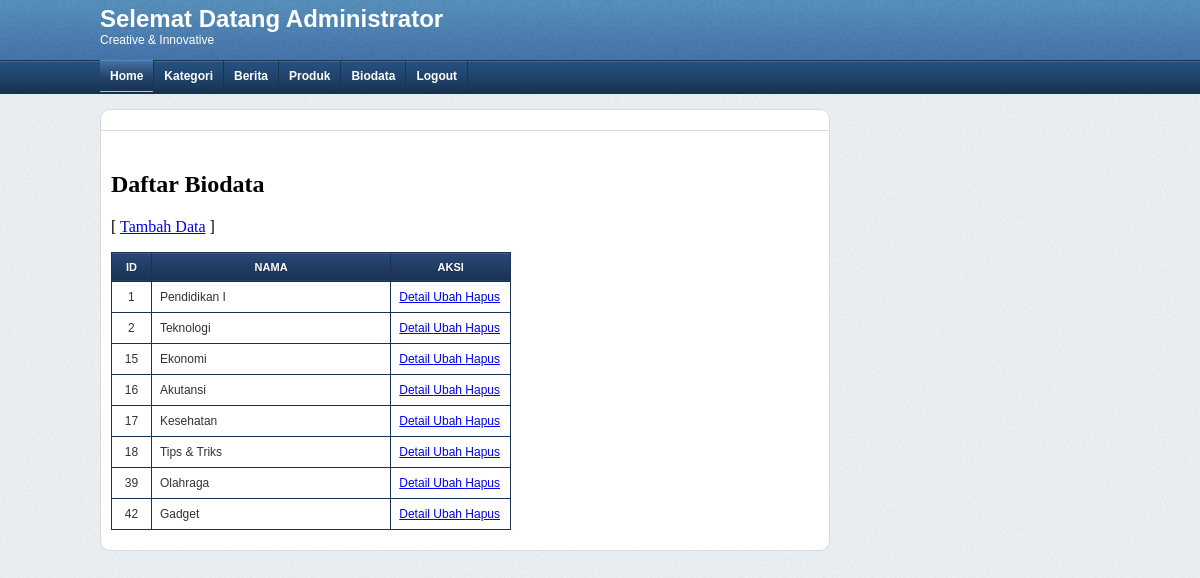
The app's page /admin_theme/index.php?page=tampil_kategori (signed in) with its own data.
### tables this page shows
CREATE TABLE IF NOT EXISTS `kategori_berita` (
`id_kategori` int(5) NOT NULL,
  `nama_kategori` varchar(50) DEFAULT NULL
);

### admin_theme/tampil_kategori.php (the view, shortened to what this page needs)
<h2>Daftar Biodata</h2>
<p>[ <a href="index.php?page=tambah_kategori">Tambah Data</a> ] </p>
<table width="400px" border="1">
   <tr style="background:#ccc">
      <th width="10%">ID</th>
      <th width="60%">Nama</th>
      <th width="10">Aksi</th>
   </tr>
   <?php
   $sql   = "SELECT * FROM kategori_berita";
   $hasil = mysql_query($sql) or exit("Error query: <b>".$sql."</b>.");
   while($data = mysql_fetch_assoc($hasil)){
   ?>
      <tr>
         <td align="center"><?php echo $data['id_kategori']; ?></td>
         <td><?php echo $data['nama_kategori']; ?></td>
         <td>
            <a href="index.php?page=detail_kategori&id=<?php echo $data['id_kategori']; ?>">
               Detail
            </a>
            <a href="index.php?page=edit_kategori&id=<?php echo $data['id_kategori']; ?>">
               Ubah
            </a>
            <a href="index.php?page=hapus_kategori&id=<?php echo $data['id_kategori']; ?>"
               onClick="return cekHapus();">
               Hapus
            </a>
         </td>
      </tr>
   <?php
   }
   ?>
</table>

### admin_theme/index.php (shortened to what this page needs)
<html>
<head>
<link href="asset/css/style.css" rel="stylesheet" type="text/css">
</head>
<body>
<div id="satu">
    <div id="satu_con">
        <div id="satu_a">
            <span class="satu_aa">Selemat Datang Administrator</span>
            <span class="satu_ab">Creative & Innovative</span>
        </div>
        <div id="satu_b">
            <ul>
                <li><a href="index.php?page=home" class="pilih">Home</a></li>
                <li><a href="index.php?page=tampil_kategori">Kategori</a>
                <li><a href="index.php?page=tampil_berita">Berita</a>
                <li><a href="index.php?page=tampil_produk">Produk</a>
                <li><a href="index.php?page=tampil_biodata">Biodata</a>
                <li><a href="index.php?page=logout">Logout</a>
                </li>
            </ul>
        </div>
    </div>
</div>
<div id="dua">
    <div id="dua_con">
        <div id="dua_a">
            <div id="dua_aa">
            </div>
            <div id="dua_ab">
                <?php
                if (isset($_GET['page']))
                {
                    if ($_GET['page'] == "")
                        {
                            include ("home.php");
                        }
                    else
                        {
                            include ($_GET['page'].".php");
                        }
                }
                else
                {
                    include ("home.php");
                }
                ?>
            </div>
        </div>
    </div>
</div>
</body>
</html>

### admin_theme/asset/css/style.css (style rules this page uses)
body { padding:0px; margin:0px; text-decoration:none; background-image: url(../images/bg_body.png); background-repeat: repeat; }
#satu { float: left; width: 100%; background-image: url(../images/bg_satu.jpg); background-repeat: repeat-x; height: 94px; }
#satu #satu_con { height: 94px; width: 1000px; margin-right: auto; margin-left: auto; }
#satu_con #satu_a { float: left; height: 55px; width: 1000px; margin-top:5px; }
#satu_a .satu_aa { font-family: Arial; font-size: 24px; font-weight: bold; color: #FFF; float: left; width: 1000px; }
#satu_a .satu_ab { font-family: Arial; font-size: 12px; color: #FFF; float: left; width: 1000px; }
#satu_con #satu_b { float: left; width: 1000px; height: 44px; }
#satu_b ul { padding:0; margin:0; list-style: none; }
#satu_b ul li { float:left; position: relative; }
#satu_b ul li a { float: left; color: #FFFFFF; border-right: 1px solid #183652; text-decoration: none; display: block; font-family: Arial; font-size: 12px; font-weight: bold; padding-top: 9px; padding-right: 10px; padding-bottom: 9px; padding-left: 10px; }
#satu_b ul li .pilih { background-image: url(../images/menu_hover.jpg); background-repeat: repeat-x; background-position: left -1px; }
#dua { float: left; width: 100%; margin-top:15px; }
#dua #dua_con { width: 1000px; margin-right: auto; margin-left: auto; }
#dua_con #dua_a { background-color: #FFF; float: left; width: 728px; margin-right: 20px; border: 1px solid #dadada; -moz-border-radius-topleft : 10px; -webkit-border-top-left-radius : 10px; border-top-left-radius : 10px; -moz-border-radius-bottomleft : 10px; -webkit-border-bottom-left-radius : 10px; border-bottom-left-radius : 10px; -moz-border-radius-topright : 10px; -webkit-border-top-right-radius : 10px; border-top-right-radius : 10px; -moz-border-radius-bottomright : 10px; -webkit-border-bottom-right-radius : 10px; border-bottom-right-radius : 10px; }
#dua_a #dua_aa { padding: 10px; float: left; width: 708px; border-bottom-width: 1px; border-bottom-style: solid; border-bottom-color: #dadada; }
#dua_a #dua_ab { margin: 10px; float: left; width: 708px; }
#dua_ab table { border-width: 1px; border-style: solid; border-color: #999999; border-collapse: collapse; margin-top: 5px; margin-right: 0px; margin-bottom: 10px; margin-left: 0px; }
#dua_ab th { color: #FFFFFF; font-size: 11px; text-transform: uppercase; text-align: center; padding: 8px; border-width: 1px; border-style: solid; border-collapse: collapse; border: 1px solid #1b3151; box-shadow:#3f5e8b 0 1px 0 inset; text-shadow:#1b3151 1px 1px 1px; font-family: Arial; background-image: -webkit-gradient(linear, 0% 0%, 0% 100%, from(#294979), to(#1b3151)); background-image: -webkit-linear-gradient(top, #294979, #1b3151); background-image: -moz-linear-gradient(top, #294979, #1b3151); background-image: -ms-linear-gradient(top, #294979, #1b3151); background-image: -o-linear-gradient(top, #294979, #1b3151); }
#dua_ab td { padding: 8px; vertical-align: top; border-width: 1px; border-style: solid; border-color: #1b3151; border-collapse: collapse; font-family: Arial; font-size: 12px; color: #333; }

### records on screen
kategori_berita: id_kategori "1", nama_kategori "Pendidikan I"
kategori_berita: id_kategori "2", nama_kategori "Teknologi"
kategori_berita: id_kategori "15", nama_kategori "Ekonomi"
kategori_berita: id_kategori "16", nama_kategori "Akutansi"
kategori_berita: id_kategori "17", nama_kategori "Kesehatan"
kategori_berita: id_kategori "18", nama_kategori "Tips & Triks"
kategori_berita: id_kategori "39", nama_kategori "Olahraga"
kategori_berita: id_kategori "42", nama_kategori "Gadget"
